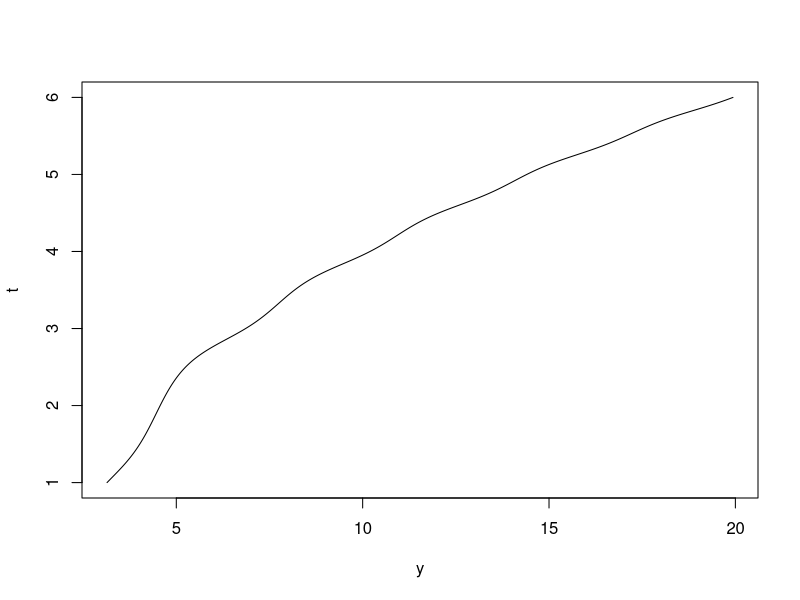

Source code (R):
improved.eulers.method= function(f, t0, tf, y0, n){
  eps=(tf-t0)/n
  y=y0
  t=rep(NA, (n+1))
  y=rep(NA,(n+1))
  z=rep(NA, n)
  y[1]=y0
  t[1]=t0
  for(i in 1:n){ 
    z[i]= y[i] + eps*f(t[i], y[i])
    y[i+1]= y[i] + (1/2)*eps*(f(t[i], z[i]) + f(t[i], y[i]))
    t[i+1]= t[i] + eps 
  }
  
  plot(y, t, type="l")  
  
}
f=function(t,y){
  t+cos(2*y)
}
improved.eulers.method(f, 1, 6, pi, 1e3)